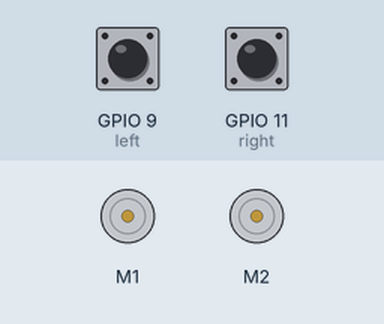
Recording of a program running on a simulated Raspberry Pi (BCM pin numbers). Shown: 2 × DC motor (green arrow = forward, orange = backward, longer = faster). Inputs (shaded band) come from the test bench; at power-on: GPIO 9 (left) LOW, GPIO 11 (right) LOW. Motors are numbered in the order the program creates them (left before right in a Robot).

Above: at 1.2 s.
1.3 s: GPIO 9 (left) pulled HIGH for 0.15 s
At 1.39 s:
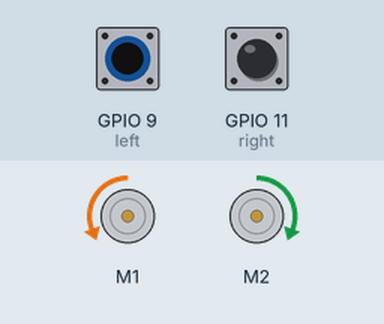
2.9 s: GPIO 11 (right) pulled HIGH for 0.15 s
At 2.99 s:
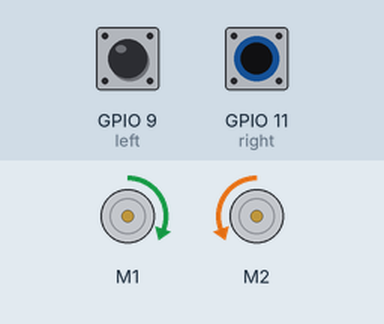
4.5 s: GPIO 11 (right) pulled HIGH for 3.2 s
At 8.8 s:
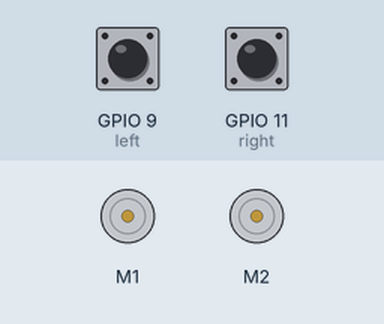
9.2 s: GPIO 9 (left) pulled HIGH for 3.2 s
At 9.9 s:
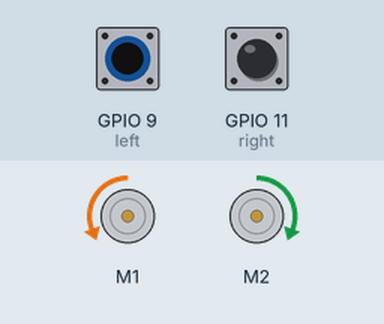
13.9 s: GPIO 9 (left) driven HIGH and GPIO 11 (right) driven HIGH
At 15.1 s:
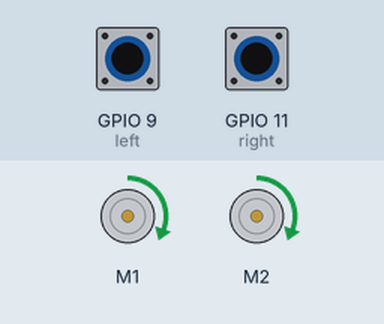
Timing chart, 0 to 16.4 s (numbered marks = the images above; inputs shaded):
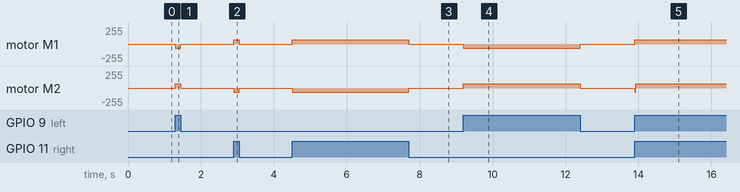

The program:

line_follower.py
```python
import gpiozero

SPEED = 0.25

robot = gpiozero.Robot(left=(17,18), right=(27,22))

left = gpiozero.DigitalInputDevice(9)
right = gpiozero.DigitalInputDevice(11)

while True:
	if (left.is_active == True) and (right.is_active == True):
		robot.forward(SPEED)
	elif (left.is_active == False) and (right.is_active == True):
		robot.right(SPEED)
	elif (left.is_active == True) and (right.is_active == False):
		robot.left(SPEED)
	else:
		robot.stop()
```

Measured:
- after the input at 1.3 s, motor M1: stopped → backward 64/255 at once, → stopped 0.15 s later; motor M2: stopped → forward 64/255 at once, → stopped 0.15 s later
- after the input at 2.9 s, motor M1: stopped → forward 64/255 at once, → stopped 0.15 s later; motor M2: stopped → backward 64/255 at once, → stopped 0.15 s later
- after the input at 4.5 s, motor M1: stopped → forward 64/255 at once, → stopped 3.2 s later; motor M2: stopped → backward 64/255 at once, → stopped 3.2 s later
- after the input at 9.2 s, motor M1: stopped → backward 64/255 at once, → stopped 3.2 s later; motor M2: stopped → forward 64/255 at once, → stopped 3.2 s later
- after the input at 13.9 s, motor M1, motor M2: stopped → forward 64/255 at once
